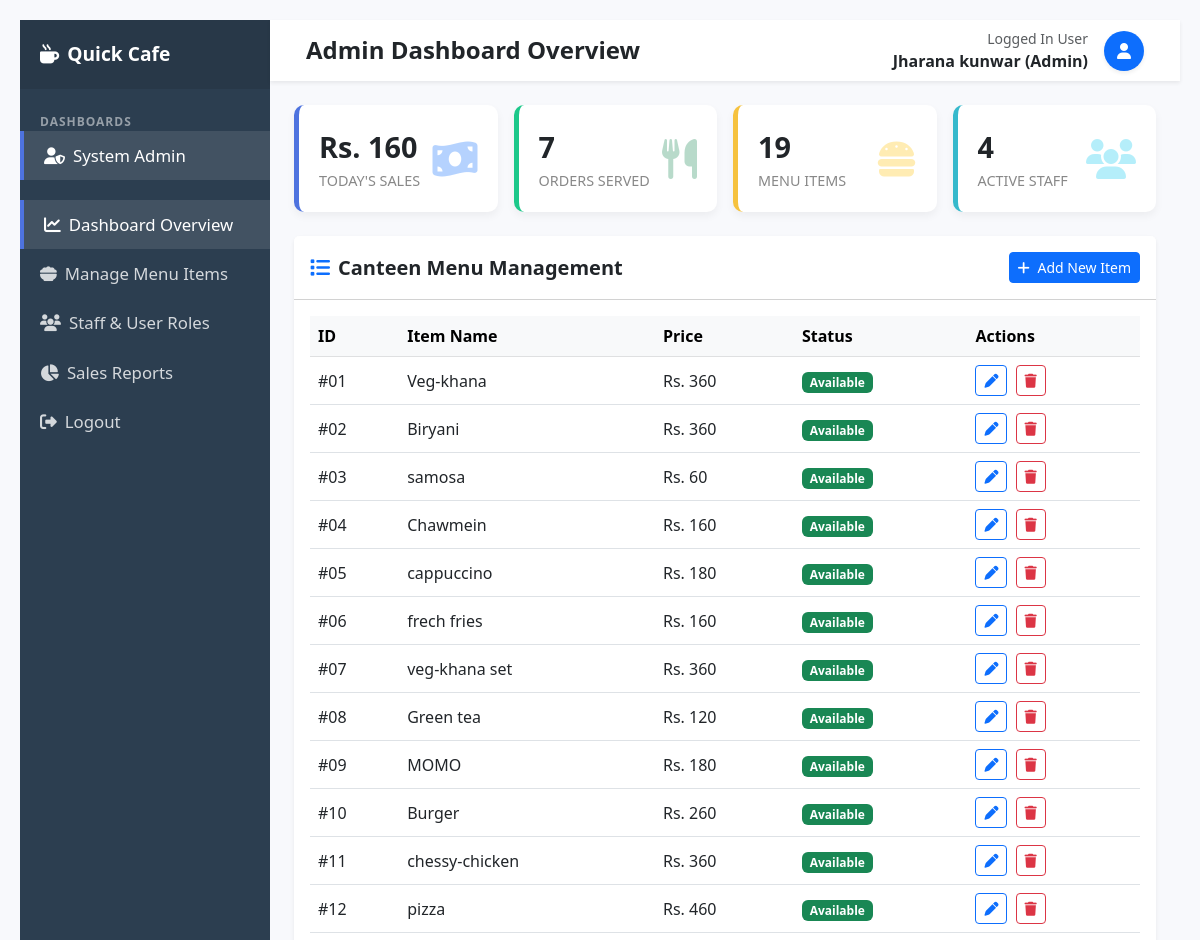
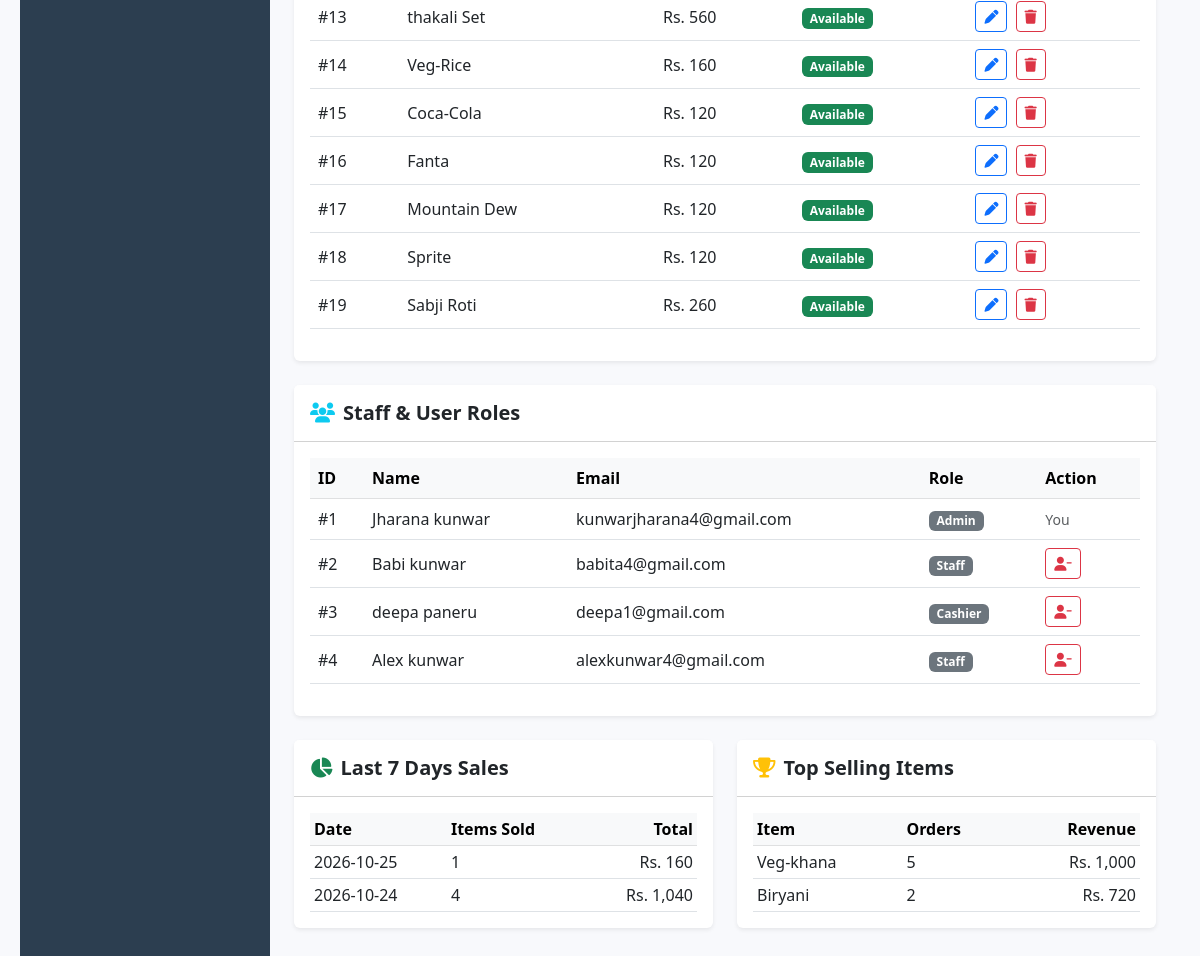
The page /admin (signed in) on the database its author committed (2 pictures, top to bottom).
### run.py (models this page shows)
class User(db.Model):
    __tablename__ = 'user'
    user_id = db.Column(db.Integer, primary_key=True)
    name = db.Column(db.String(100), nullable=False)
    password = db.Column(db.String(255), nullable=False)
    email = db.Column(db.String(30), nullable=False, unique=True)
    role_id = db.Column(db.Integer, db.ForeignKey('role.role_id'), nullable=False)
    is_deleted = db.Column(db.Boolean, default=False, nullable=False)

class Menu(db.Model):
    __tablename__ = 'menu'
    item_id = db.Column(db.Integer, primary_key=True)
    name = db.Column(db.String(100), nullable=False)
    price = db.Column(db.Float, nullable=False)
    is_available = db.Column(db.Boolean, nullable=False)
    is_deleted = db.Column(db.Boolean, default=False, nullable=False)

class Role(db.Model):
    __tablename__ = 'role'
    role_id = db.Column(db.Integer, primary_key=True)
    name = db.Column(db.String(100), nullable=False)
    remarks = db.Column(db.Text, nullable=True)
    is_deleted = db.Column(db.Boolean, default=False, nullable=False)

### run.py (the view)
@app.route('/admin')
@admin_required
def admin():
    admin_user = current_admin()
    today_start = datetime.combine(date.today(), datetime.min.time())
    today_sales = db.session.query(func.coalesce(func.sum(Payment.Payment_amount), 0)) \
        .filter(Payment.date_time >= today_start,
                Payment.payment_status.in_(PAID_STATUSES),
                Payment.is_deleted == False).scalar()
    orders_served = Order.query.filter_by(is_deleted=False).count()
    menu_count = Menu.query.filter_by(is_deleted=False).count()
    staff_count = User.query.filter_by(is_deleted=False).count()
    menu_items = Menu.query.filter_by(is_deleted=False).order_by(Menu.item_id).all()
    staff = db.session.query(User, Role).join(Role, User.role_id == Role.role_id) \
        .filter(User.is_deleted == False).order_by(User.user_id).all()
    week_start = datetime.combine(date.today() - timedelta(days=6), datetime.min.time())
    daily_sales = db.session.query(
            func.date(Payment.date_time),
            func.sum(Payment.Payment_amount),
            func.count(Payment.p_id)) \
        .filter(Payment.date_time >= week_start, Payment.is_deleted == False) \
        .group_by(func.date(Payment.date_time)) \
        .order_by(func.date(Payment.date_time).desc()).all()
    top_items = db.session.query(Menu.name, func.sum(Payment.Payment_amount), func.count(Payment.p_id)) \
        .join(Menu, Payment.item_id == Menu.item_id) \
        .filter(Payment.is_deleted == False) \
        .group_by(Menu.name) \
        .order_by(func.sum(Payment.Payment_amount).desc()).limit(5).all()
    return render_template('admin.html',
        admin_user=admin_user,
        today_sales=today_sales, orders_served=orders_served,
        menu_count=menu_count, staff_count=staff_count,
        menu_items=menu_items, staff=staff,
        daily_sales=daily_sales, top_items=top_items)

### run.py (called while the page is built)
def current_admin():
    uid = session.get('user_id')
    if not uid:
        return None
    user = db.session.get(User, uid)
    if not user or user.is_deleted:
        return None
    role = db.session.get(Role, user.role_id)
    if role and role.name.lower() == 'admin':
        return user
    return None

def current_user():
    uid = session.get('user_id')
    if not uid:
        return None
    user = db.session.get(User, uid)
    return None if (not user or user.is_deleted) else user

def role_group(user):
    role = db.session.get(Role, user.role_id) if user else None
    return ROLE_HOME.get(role.name.lower()) if role else None

def admin_required(f):
    @wraps(f)
    def wrapper(*args, **kwargs):
        user = current_user()
        if not user or role_group(user) != 'admin':
            return deny_and_ask_login('admin')
        return f(*args, **kwargs)
    return wrapper

### templates/admin.html (shortened to what this page needs)
<!DOCTYPE html>
<html lang="en">
<head>
    <link href="https://cdn.jsdelivr.net/npm/bootstrap@5.3.0/dist/css/bootstrap.min.css" rel="stylesheet">
    <link href="https://cdnjs.cloudflare.com/ajax/libs/font-awesome/6.4.0/css/all.min.css" rel="stylesheet">
    <link href="{{ url_for('static', filename='css/style.css') }}" rel="stylesheet">
</head>
<body>
<div class="d-flex">
    <nav id="sidebar">
        <div class="sidebar-header d-flex align-items-center justify-content-between">
            <span><i class="fa-solid fa-mug-hot me-2"></i>Quick Cafe</span>
        </div>
        <div class="nav-label mt-3">DASHBOARDS</div>
        <ul class="list-unstyled mb-0">
            <li class="active"><a href="{{ url_for('admin') }}"><i class="fa-solid fa-user-shield me-2"></i>System Admin</a></li>
        </ul>
        <ul class="list-unstyled components">
            <li class="active"><a href="#top"><i class="fa-solid fa-chart-line me-2"></i>Dashboard Overview</a></li>
            <li><a href="#managemenu"><i class="fa-solid fa-bowl-food me-2"></i>Manage Menu Items</a></li>
            <li><a href="#staffrole"><i class="fa-solid fa-users me-2"></i>Staff &amp; User Roles</a></li>
            <li><a href="#sales"><i class="fa-solid fa-chart-pie me-2"></i>Sales Reports</a></li>
            <li><a href="{{ url_for('logout') }}"><i class="fa-solid fa-right-from-bracket me-2"></i>Logout</a></li>
        </ul>
    </nav>
    <div id="content" class="w-100">
        <nav class="navbar navbar-expand-lg navbar-light bg-white shadow-sm px-4">
            <div class="container-fluid">
                <h4 class="mb-0 fw-bold text-dark">Admin Dashboard Overview</h4>
                <div class="d-flex align-items-center">
                    <div class="me-3 text-end">
                        <small class="text-muted d-block">Logged In User</small>
                        <span class="fw-bold">{{ admin_user.name }} (Admin)</span>
                    </div>
                    <div class="avatar bg-primary text-white rounded-circle d-flex align-items-center justify-content-center shadow-sm" style="width:40px;height:40px;">
                        <i class="fa-solid fa-user"></i>
                    </div>
                </div>
            </div>
        </nav>
        <div class="container-fluid p-4" id="top">
            <div class="row g-3 mb-4">
                <div class="col-md-3"><div class="card-counter primary d-flex justify-content-between align-items-center"><div><span class="count-numbers">Rs. {{ "{:,.0f}".format(today_sales) }}</span><span class="count-name">Today's Sales</span></div><i class="fa-solid fa-money-bill-wave text-primary"></i></div></div>
                <div class="col-md-3"><div class="card-counter success d-flex justify-content-between align-items-center"><div><span class="count-numbers">{{ orders_served }}</span><span class="count-name">Orders Served</span></div><i class="fa-solid fa-utensils text-success"></i></div></div>
                <div class="col-md-3"><div class="card-counter warning d-flex justify-content-between align-items-center"><div><span class="count-numbers">{{ menu_count }}</span><span class="count-name">Menu Items</span></div><i class="fa-solid fa-burger text-warning"></i></div></div>
                <div class="col-md-3"><div class="card-counter info d-flex justify-content-between align-items-center"><div><span class="count-numbers">{{ staff_count }}</span><span class="count-name">Active Staff</span></div><i class="fa-solid fa-users text-info"></i></div></div>
            </div>
            <section id="managemenu" class="card shadow-sm border-0 mb-4">
                <div class="card-header bg-white d-flex justify-content-between align-items-center py-3">
                    <h5 class="mb-0 fw-bold"><i class="fa-solid fa-list text-primary me-2"></i>Canteen Menu Management</h5>
                    <button class="btn btn-primary btn-sm" data-bs-toggle="modal" data-bs-target="#addModal"><i class="fa-solid fa-plus me-1"></i> Add New Item</button>
                </div>
                <div class="card-body">
                    <div class="table-responsive">
                        <table class="table table-hover align-middle">
                            <thead class="table-light">
                                <tr><th>ID</th><th>Item Name</th><th>Price</th><th>Status</th><th>Actions</th></tr>
                            </thead>
                            <tbody>
                                {% for item in menu_items %}
                                <tr>
                                    <td>#{{ '%02d' % item.item_id }}</td>
                                    <td>{{ item.name }}</td>
                                    <td>Rs. {{ "{:,.0f}".format(item.price) }}</td>
                                    <td>
                                        <form method="post" action="{{ url_for('admin_toggle_menu', item_id=item.item_id) }}" class="d-inline">
                                            <button class="badge border-0 {{ 'bg-success' if item.is_available else 'bg-danger' }}" title="Click to toggle">
                                                {{ 'Available' if item.is_available else 'Out of Stock' }}
                                            </button>
                                        </form>
                                    </td>
                                    <td>
                                        <button class="btn btn-sm btn-outline-primary me-1 edit-btn"
                                                data-id="{{ item.item_id }}" data-name="{{ item.name }}"
                                                data-price="{{ item.price }}" data-available="{{ 1 if item.is_available else 0 }}"
                                                data-bs-toggle="modal" data-bs-target="#editModal"><i class="fa-solid fa-pen"></i></button>
                                        <form method="post" action="{{ url_for('admin_delete_menu', item_id=item.item_id) }}" class="d-inline"
                                              onsubmit="return confirm('Remove {{ item.name|e }} from the menu?')">
                                            <button class="btn btn-sm btn-outline-danger"><i class="fa-solid fa-trash"></i></button>
                                        </form>
                                    </td>
                                </tr>
                                {% else %}
                                <tr><td colspan="5" class="text-center text-muted py-4">No menu items yet.</td></tr>
                                {% endfor %}
                            </tbody>
                        </table>
                    </div>
                </div>
            </section>
            <section id="staffrole" class="card shadow-sm border-0 mb-4">
                <div class="card-header bg-white py-3">
                    <h5 class="mb-0 fw-bold"><i class="fa-solid fa-users text-info me-2"></i>Staff &amp; User Roles</h5>
                </div>
                <div class="card-body">
                    <div class="table-responsive">
                        <table class="table table-hover align-middle">
                            <thead class="table-light"><tr><th>ID</th><th>Name</th><th>Email</th><th>Role</th><th>Action</th></tr></thead>
                            <tbody>
                                {% for user, role in staff %}
                                <tr>
                                    <td>#{{ user.user_id }}</td>
                                    <td>{{ user.name }}</td>
                                    <td>{{ user.email }}</td>
                                    <td><span class="badge bg-secondary">{{ role.name }}</span></td>
                                    <td>
                                        {% if user.user_id != session.get('user_id') %}
                                        <form method="post" action="{{ url_for('admin_delete_user', user_id=user.user_id) }}"
                                              onsubmit="return confirm('Remove {{ user.name|e }}?')">
                                            <button class="btn btn-sm btn-outline-danger"><i class="fa-solid fa-user-minus"></i></button>
                                        </form>
                                        {% else %}<small class="text-muted">You</small>{% endif %}
                                    </td>
                                </tr>
                                {% endfor %}
                            </tbody>
                        </table>
                    </div>
                </div>
            </section>
            <section id="sales" class="row g-4 mb-4">
                <div class="col-md-6">
                    <div class="card shadow-sm border-0 h-100">
                        <div class="card-header bg-white py-3"><h5 class="mb-0 fw-bold"><i class="fa-solid fa-chart-pie text-success me-2"></i>Last 7 Days Sales</h5></div>
                        <div class="card-body">
                            <table class="table table-sm align-middle mb-0">
                                <thead class="table-light"><tr><th>Date</th><th>Items Sold</th><th class="text-end">Total</th></tr></thead>
                                <tbody>
                                    {% for day, total, count in daily_sales %}
                                    <tr><td>{{ day }}</td><td>{{ count }}</td><td class="text-end">Rs. {{ "{:,.0f}".format(total) }}</td></tr>
                                    {% else %}
                                    <tr><td colspan="3" class="text-center text-muted py-3">No sales yet.</td></tr>
                                    {% endfor %}
                                </tbody>
                            </table>
                        </div>
                    </div>
                </div>
                <div class="col-md-6">
                    <div class="card shadow-sm border-0 h-100">
                        <div class="card-header bg-white py-3"><h5 class="mb-0 fw-bold"><i class="fa-solid fa-trophy text-warning me-2"></i>Top Selling Items</h5></div>
                        <div class="card-body">
                            <table class="table table-sm align-middle mb-0">
                                <thead class="table-light"><tr><th>Item</th><th>Orders</th><th class="text-end">Revenue</th></tr></thead>
                                <tbody>
                                    {% for name, total, count in top_items %}
                                    <tr><td>{{ name }}</td><td>{{ count }}</td><td class="text-end">Rs. {{ "{:,.0f}".format(total) }}</td></tr>
                                    {% else %}
                                    <tr><td colspan="3" class="text-center text-muted py-3">No sales yet.</td></tr>
                                    {% endfor %}
                                </tbody>
                            </table>
                        </div>
                    </div>
                </div>
            </section>
        </div>
    </div>
</div>
</body>
</html>

### static/css/style.css (style rules this page uses)
body { padding: 10px; margin: 10px; background-color: rgb(244, 244, 237); }
:root { --primary-color:#4e73df;--secondary-color:#858796;--success-color:#1cc88a;--info-color:#36b9cc;--warning-color:#f6c23e;--danger-color:#e74a3b;--dark-bg:#2c3e50 }
body { font-family:'Segoe UI',Tahoma,Geneva,Verdana,sans-serif;background-color:#f8f9fc;overflow-x:hidden }
#sidebar { min-width:250px;max-width:250px;background:var(--dark-bg);color:#fff;transition:all .3s;min-height:100vh }
#sidebar .sidebar-header { padding:20px;background:rgba(0,0,0,.1);font-weight:bold;font-size:1.2rem }
#sidebar ul.components { padding:20px 0 }
#sidebar ul li a { padding:12px 20px;font-size:1.05rem;display:block;color:rgba(255,255,255,.8);text-decoration:none;transition:.2s }
#sidebar ul li a:hover,#sidebar ul li.active>a { color:#fff;background:rgba(255,255,255,.1);border-left:4px solid var(--primary-color) }
#sidebar .nav-label { padding:8px 20px 0;font-size:.75rem;font-weight:bold;color:rgba(255,255,255,.5);letter-spacing:1px }
.card-counter { box-shadow:0 4px 8px 0 rgba(0,0,0,.05);padding:20px;background-color:#fff;border-radius:10px;border-left:5px solid;transition:transform .2s }
.card-counter.primary { border-left-color:var(--primary-color) }
.card-counter.success { border-left-color:var(--success-color) }
.card-counter.warning { border-left-color:var(--warning-color) }
.card-counter.info { border-left-color:var(--info-color) }
.card-counter i { font-size:2.5em;opacity:.3 }
.card-counter .count-numbers { font-size:1.8em;font-weight:bold;display:block }
.card-counter .count-name { font-size:.9em;color:#888;text-transform:uppercase }

### templates/admin.html (style rules this page uses)
html { scroll-behavior:smooth }
section { scroll-margin-top:16px }

### rows shown on the page
User: name "Jharana kunwar", user_id "1", email "kunwarjharana4@gmail.com", name "Admin", shows "You"
Menu: item_id "01", name "Veg-khana", price "360", is_available "Available"
Menu: item_id "02", name "Biryani", price "360", is_available "Available", item_id "2", total "720"
Menu: item_id "03", name "samosa", price "60", is_available "Available"
Menu: item_id "04", name "Chawmein", price "160", is_available "Available"
Menu: item_id "05", name "cappuccino", price "180", is_available "Available"
Menu: item_id "06", name "frech fries", price "160", is_available "Available"
Menu: item_id "07", name "veg-khana set", price "360", is_available "Available"
Menu: item_id "08", name "Green tea", price "120", is_available "Available"
Menu: item_id "09", name "MOMO", price "180", is_available "Available"
Menu: item_id "10", name "Burger", price "260", is_available "Available"
Menu: item_id "11", name "chessy-chicken", price "360", is_available "Available"
Menu: item_id "12", name "pizza", price "460", is_available "Available"
Menu: item_id "13", name "thakali Set", price "560", is_available "Available"
Menu: item_id "14", name "Veg-Rice", price "160", is_available "Available"
Menu: item_id "15", name "Coca-Cola", price "120", is_available "Available"
Menu: item_id "16", name "Fanta", price "120", is_available "Available"
Menu: item_id "17", name "Mountain Dew", price "120", is_available "Available"
Menu: item_id "18", name "Sprite", price "120", is_available "Available"
Menu: item_id "19", name "Sabji Roti", price "260", is_available "Available"
User: user_id "2", name "Babi kunwar", email "babita4@gmail.com", name "Staff"
User: user_id "3", name "deepa paneru", email "deepa1@gmail.com", name "Cashier"
User: user_id "4", name "Alex kunwar", email "alexkunwar4@gmail.com", name "Staff"

### other values the page prints
{{ "{:,.0f}".format(today_sales) }} "160"
{{ orders_served }} "7"
{{ menu_count }} "19"
{{ staff_count }} "4"
{{ day }} "2026-10-25" "2026-10-24"
{{ count }} "1" "4"
{{ "{:,.0f}".format(total) }} "160" "1,040"
{{ name }} "Veg-khana"
{{ count }} "5"
{{ "{:,.0f}".format(total) }} "1,000"
